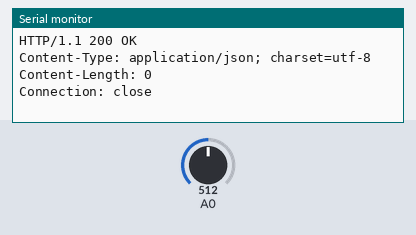
Bench run of a sketch on a simulated ESP8266 (NodeMCU). Parts: the last lines printed to the serial monitor. The test bench sets the inputs (shaded band); at power-on: A0 = 512. WiFi joins after 1.5 s; servers stay silent unless stated; uploads are accepted with an empty reply.

Above: at 2.8 s.
2.9 s: A0 set to 716
At 4.5 s:
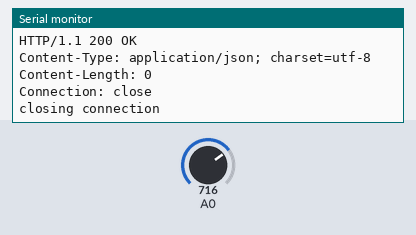
9.7 s: A0 set to 900
At 12.0 s:
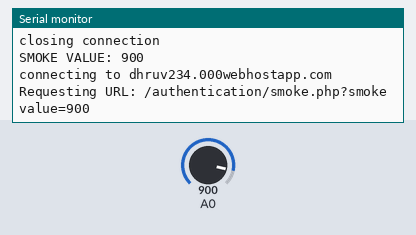
Timing chart, 0 to 13.5 s (numbered marks = the images above; inputs shaded):
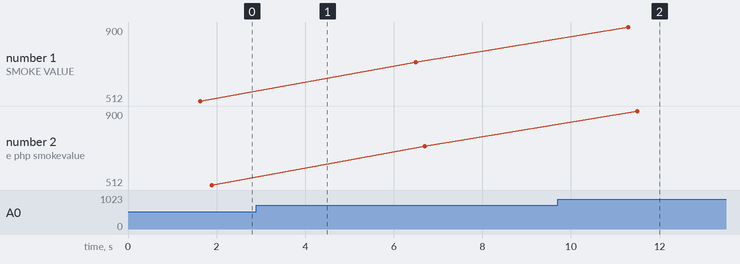

The sketch:

final.ino
```cpp
#include <ESP8266WiFi.h>

//#include "DHT.h"
//#define DHTPIN D1
//#define DHTTYPE DHT11
//DHT dht(DHTPIN,DHTTYPE);

//#define SS_PIN D4
//#define RST_PIN D3
//#include <SPI.h>
//#include <MFRC522.h>
//MFRC522 mfrc522(SS_PIN, RST_PIN);   // Create MFRC522 instance.
//int statuss = 0;
//int out = 0;

//const int trigPin = D7;
//const int echoPin = D8;
//int range = 5;
//
//const int IR_PIN = D6;
//
//const int flame_pin=D5;
//
//const int PIR_PIN = D4;

const int smoke_pin=D2;

//const int rain = D2;
//int soilvalue = 0;

//const int ldrPin = D3;

const char* ssid     = "dhruv nu 6";
const char* password = "dhruv@290";
const char* host = "dhruv234.000webhostapp.com";


void setup() {
//  Serial.begin(115200);
  Serial.begin(9600);
  delay(100);
  Serial.println();
  Serial.println();
//  pinMode(trigPin,OUTPUT);
//  pinMode(echoPin,INPUT);
//  pinMode(IR_PIN,INPUT);
//  pinMode(flame_pin,INPUT);
//  pinMode(PIR_PIN,INPUT);
//  dht.begin();
//  pinMode(ldrPin,INPUT);
//
//  SPI.begin();
//  mfrc522.PCD_Init();

  Serial.print("Connecting to ");
  Serial.println(ssid);

  WiFi.begin(ssid, password);
  while (WiFi.status() != WL_CONNECTED) {
    delay(500);
    Serial.print(".");
  }

  Serial.println("");
  Serial.println("WiFi connected");
  Serial.println("IP address: ");
  Serial.println(WiFi.localIP());
  Serial.print("Netmask: ");
  Serial.println(WiFi.subnetMask());
  Serial.print("Gateway: ");
  Serial.println(WiFi.gatewayIP());
}
//long microSecondsToInches(long ms){
//     return ms /74 /2;
//   }
//
//long microSecondsToCm(long ms){
//     return ms /29 /2;
//   }
void loop() {

//    long duration,inches,cm;
//    digitalWrite(trigPin ,LOW);
//    delayMicroseconds(2);
//    digitalWrite(trigPin,HIGH);
//    delayMicroseconds(5);
//    digitalWrite(trigPin ,LOW);
//
//    duration = pulseIn(echoPin,HIGH);
//
//    inches = microSecondsToInches(duration);
//    cm = microSecondsToCm(duration);
//    Serial.print("Incehs:");
//    Serial.println(inches);
//    Serial.print("Cm:");
//   Serial.println(cm);
//  int IR_STATUS = digitalRead(IR_PIN);
//  int flame_value = digitalRead(flame_pin);
//  Serial.print("FLAME VALUE: ");
//  Serial.println(flame_value);
  int smoke_value = analogRead(smoke_pin);//mq2
  Serial.print("SMOKE VALUE: ");
  Serial.println(smoke_value);
//  int pir_value = digitalRead(PIR_PIN);
//  Serial.print("MOTION VALUE: ");
//  Serial.println(pir_value);
//
//  float h = dht.readHumidity();
//  float t = dht.readTemperature();
//  Serial.print("humidity VALUE: ");
//  Serial.println(h);
//  Serial.print("temperature VALUE: ");
//  Serial.println(t);
//
//  soilvalue = analogRead(rain);
//  Serial.print("Value : ");
//  Serial.println(soilvalue);
//
//  int ldrStatus = analogRead(ldrPin);
//  Serial.print("Value : ");
//  Serial.println(ldrStatus);

//  if ( ! mfrc522.PICC_IsNewCardPresent())
//  {
//    return;
//  }
//  // Select one of the cards
//  if ( ! mfrc522.PICC_ReadCardSerial())
//  {
//    return;
//  }
//  //Show UID on serial monitor
//  Serial.println();
//  Serial.print(" UID tag :");
//  String content= "";
//  byte letter;
//  for (byte i = 0; i < mfrc522.uid.size; i++)
//  {
//     Serial.print(mfrc522.uid.uidByte[i] < 0x10 ? " 0" : " ");
//     Serial.print(mfrc522.uid.uidByte[i], HEX);
//     content.concat(String(mfrc522.uid.uidByte[i] < 0x10 ? " 0" : " "));
//     content.concat(String(mfrc522.uid.uidByte[i], HEX));
//  }
//  content.toUpperCase();
//  Serial.println();
//  if (content.substring(1) == "22 0F 74 34")
//  {
//    Serial.println(" Access Granted ");
//    statuss = 1;
//  }
//  else if(content.substring(1) == "E7 94 9F 5F"){
//    Serial.println(" Access Granted ");
//    statuss = 1;
//  }
//  else   {
//    Serial.println(" Access Denied ");
//    delay(3000);
//  }

  Serial.print("connecting to ");
  Serial.println(host);

  WiFiClient client;
  const int httpPort = 80;
  if (!client.connect(host, httpPort)) {
    Serial.println("connection failed");
    return;
  }

//  String url = "/authentication/ultrasonic.php?ultravalue=" + String(inches);
//  String url2 = "/authentication/ir.php?irvalue=" + String(IR_STATUS);
//  String url3 = "/authentication/flameapi.php?flame=" + String(flame_value);
  String url = "/authentication/smoke.php?smokevalue=" + String(smoke_value);
//  String url5 = "/authentication/pir.php?pirvalue=" + String(pir_value);
//  String url6 = "/authentication/temp.php?temp=" + String(t) + "&hum="+ String(h);
//  String url7 = "/authentication/soil.php?soilvalue=" + String(soilvalue);
//  String url8 = "/authentication/ldr.php?ldrvalue=" + String(ldrStatus);
//  String url9 = "/authentication/rfid.php?rfidvalue=" + String(rfidvalue);
  Serial.print("Requesting URL: ");
  Serial.println(url);

  client.print(String("GET ") + url + " HTTP/1.1\r\n" +
               "Host: " + host + "\r\n" +
               "Connection: close\r\n\r\n");
  delay(500);

  while(client.available()){
    String line = client.readStringUntil('\r');
    Serial.print(line);
  }

  Serial.println();
  Serial.println("closing connection");
  delay(3000);
}
```

Measured:
- after the input at 9.7 s, the serial monitor: prints a new line after 1.6 s (image 2)
- plotted number 1: 512 → 716 after the input at 2.9 s, 716 → 900 after the input at 9.7 s
- plotted number 2: 512 → 716 after the input at 2.9 s, 716 → 900 after the input at 9.7 s
